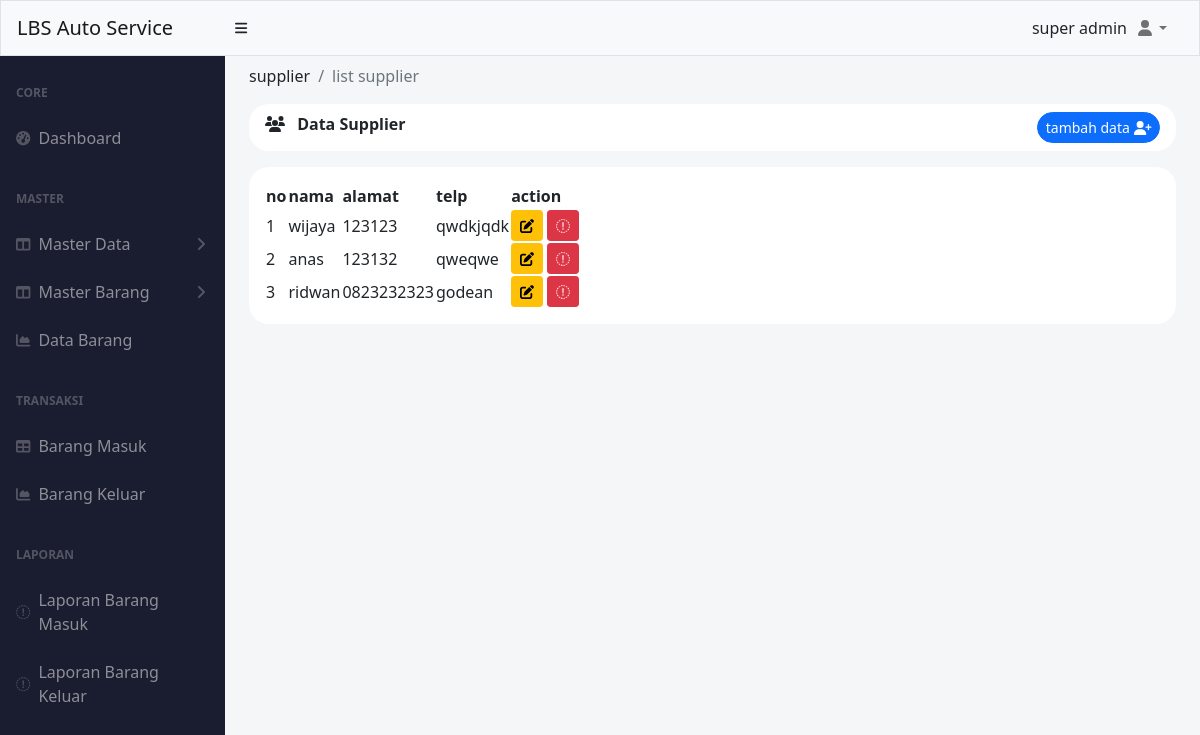
The page /index.php?menu=supplier (signed in) on the database its author committed.
### tables this page shows
CREATE TABLE `supplier` (
  `id` int(11) NOT NULL,
  `nama` varchar(50) NOT NULL,
  `alamat` varchar(255) NOT NULL,
  `telp` char(20) NOT NULL
);

### pages/master_data/supplier/index.php (the view, shortened to what this page needs)
<?php
include './koneksi.php';
$query = mysqli_query($conn, "SELECT * FROM supplier");
?>
<div class="container-fluid px-4 ">
    <ol class="breadcrumb pt-2">
        <li class="breadcrumb-item ">supplier</li>
        <li class="breadcrumb-item active">list supplier</li>
    </ol>
    <div class="mb-4">
        <div class="card-header clearfix mb-3" style="border-radius: 20px ;background-color: white; border:0px;">
            <i class="fa-solid fa-users"></i>
            <span class="ms-2 fw-bolder"> Data Supplier</span>
            <a href="index.php?supplier=add" class="btn btn-sm btn-primary float-end rounded-pill ">
                tambah data <i class="fa-solid fa-user-plus"></i>
            </a>
        </div>
        <div class="p-3  bg-white " style="border-radius: 20px; ">
            <table id="datatablesSimple" style="border-color: white;">
                <thead class="">
                    <tr>
                        <th>no</th>
                        <th>nama</th>
                        <th>alamat</th>
                        <th>telp</th>
                        <th>action</th>
                    </tr>
                </thead>
                <tbody>
                    <?php
                    $i = 1;
                    while ($data = mysqli_fetch_assoc($query)) :
                    ?>
                        <tr>
                            <td><?= $i++ ?></td>
                            <td><?= $data['nama'] ?></td>
                            <td><?= $data['telp'] ?></td>
                            <td><?= $data['alamat'] ?></td>
                            <td class="text-center">
                                <a href="index.php?supplier=update&id=<?= $data['id']; ?>" class="btn btn-sm btn-warning">
                                    <i class="fa-solid fa-pen-to-square"></i>
                                </a>
                                <a href="index.php?supplier=delete&id=<?= $data['id']; ?>" onclick="confirmDelete(event)" class="btn btn-sm btn-danger" id="delete-alert">
                                    <i class="fa-sharp fa-solid fa-trash"></i>
                                </a>
                            </td>
                        </tr>
                    <?php
                    endwhile;
                    ?>
                </tbody>
            </table>
        </div>
    </div>
</div>

### rows shown on the page
supplier: nama "wijaya", telp "123123", alamat "qwdkjqdk"
supplier: nama "anas", telp "123132", alamat "qweqwe"
supplier: nama "ridwan", telp "0823232323", alamat "godean"

### other values the page prints
$varSession['username'] "super admin"
